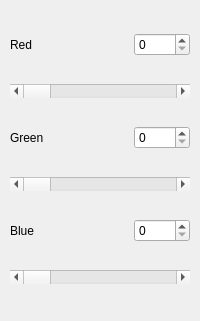
              <widget class="QWidget" name="page">
               <property name="geometry">
                <rect>
                 <x>0</x>
                 <y>0</y>
                 <width>200</width>
                 <height>321</height>
                </rect>
               </property>
               <property name="minimumSize">
                <size>
                 <width>200</width>
                 <height>0</height>
                </size>
               </property>
               <property name="maximumSize">
                <size>
                 <width>200</width>
                 <height>16777215</height>
                </size>
               </property>
               <attribute name="label">
                <string>Background color</string>
               </attribute>
               <layout class="QGridLayout" name="gridLayout_7">
                <property name="leftMargin">
                 <number>10</number>
                </property>
                <property name="rightMargin">
                 <number>10</number>
                </property>
                <item row="1" column="0" colspan="3">
                 <widget class="QScrollBar" name="horizontalScrollBar_bgr_R">
                  <property name="minimumSize">
                   <size>
                    <width>180</width>
                    <height>0</height>
                   </size>
                  </property>
                  <property name="maximumSize">
                   <size>
                    <width>180</width>
                    <height>16777215</height>
                   </size>
                  </property>
                  <property name="styleSheet">
                   <string notr="true"/>
                  </property>
                  <property name="minimum">
                   <number>0</number>
                  </property>
                  <property name="maximum">
                   <number>255</number>
                  </property>
                  <property name="pageStep">
                   <number>1</number>
                  </property>
                  <property name="orientation">
                   <enum>Qt::Horizontal</enum>
                  </property>
                 </widget>
                </item>
                <item row="4" column="0">
                 <widget class="QLabel" name="label_24">
                  <property name="text">
                   <string>Blue</string>
                  </property>
                 </widget>
                </item>
                <item row="5" column="0" colspan="3">
                 <widget class="QScrollBar" name="horizontalScrollBar_bgr_B">
                  <property name="minimumSize">
                   <size>
                    <width>180</width>
                    <height>0</height>
                   </size>
                  </property>
                  <property name="maximumSize">
                   <size>
                    <width>180</width>
                    <height>16777215</height>
                   </size>
                  </property>
                  <property name="minimum">
                   <number>0</number>
                  </property>
                  <property name="maximum">
                   <number>255</number>
                  </property>
                  <property name="pageStep">
                   <number>1</number>
                  </property>
                  <property name="orientation">
                   <enum>Qt::Horizontal</enum>
                  </property>
                 </widget>
                </item>
                <item row="2" column="0">
                 <widget class="QLabel" name="label_25">
                  <property name="text">
                   <string>Green</string>
                  </property>
                 </widget>
                </item>
                <item row="3" column="0" colspan="3">
                 <widget class="QScrollBar" name="horizontalScrollBar_bgr_G">
                  <property name="minimumSize">
                   <size>
                    <width>180</width>
                    <height>0</height>
                   </size>
                  </property>
                  <property name="maximumSize">
                   <size>
                    <width>180</width>
                    <height>16777215</height>
                   </size>
                  </property>
                  <property name="minimum">
                   <number>0</number>
                  </property>
                  <property name="maximum">
                   <number>255</number>
                  </property>
                  <property name="pageStep">
                   <number>1</number>
                  </property>
                  <property name="orientation">
                   <enum>Qt::Horizontal</enum>
                  </property>
                 </widget>
                </item>
                <item row="0" column="0">
                 <widget class="QLabel" name="label_26">
                  <property name="text">
                   <string>Red</string>
                  </property>
                 </widget>
                </item>
                <item row="4" column="2">
                 <widget class="QSpinBox" name="spinBox_bgr_B">
                  <property name="maximum">
                   <number>255</number>
                  </property>
                 </widget>
                </item>
                <item row="2" column="2">
                 <widget class="QSpinBox" name="spinBox_bgr_G">
                  <property name="maximum">
                   <number>255</number>
                  </property>
                 </widget>
                </item>
                <item row="0" column="2">
                 <widget class="QSpinBox" name="spinBox_bgr_R">
                  <property name="maximum">
                   <number>255</number>
                  </property>
                 </widget>
                </item>
               </layout>
              </widget>
